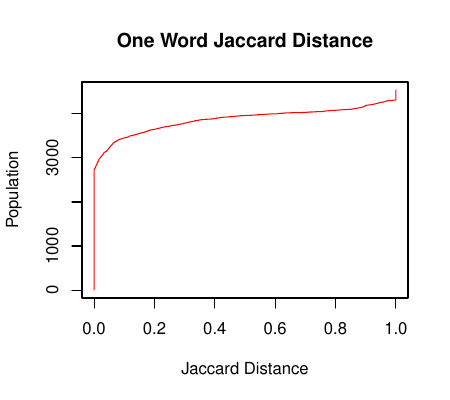

Source code (R):
library(RColorBrewer)

data <- read.table("sortedOneDiff")
allData = rep(data[,1])

title <- "One Word Jaccard Distance"
pdf("oneDiff.pdf", height=4.0, width=4.5)

mp <- plot(allData, 1:length(allData), type="l", col="red", main=title, ylab="Population",xlab="Jaccard Distance")
